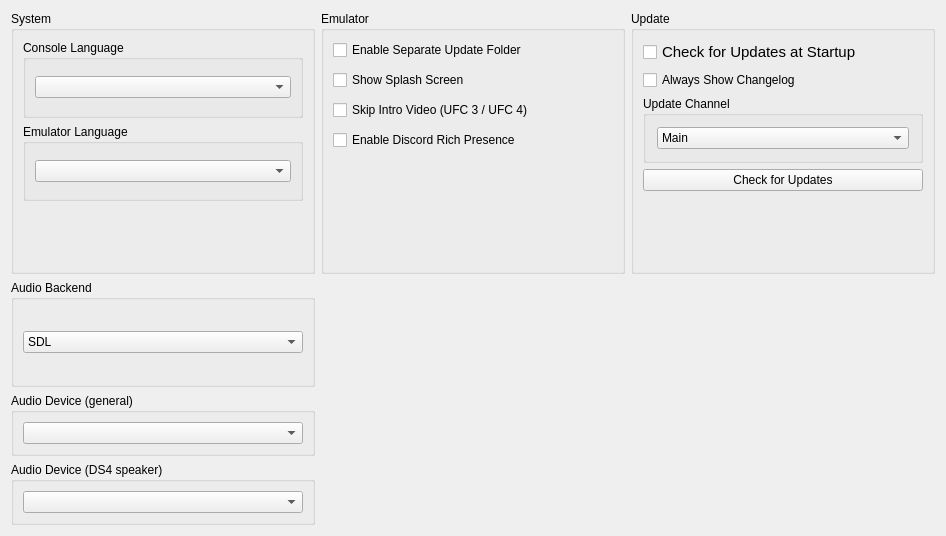
						<widget class="QWidget" name="generalTabContents">
							<property name="geometry">
								<rect>
									<x>0</x>
									<y>0</y>
									<width>946</width>
									<height>536</height>
								</rect>
							</property>
							<layout class="QVBoxLayout" name="generalTabVLayout" stretch="0">
								<item>
									<layout class="QGridLayout" name="gridLayout">
										<property name="bottomMargin">
											<number>0</number>
										</property>
										<property name="spacing">
											<number>6</number>
										</property>
										<item row="0" column="1">
											<layout class="QVBoxLayout" name="emulatorTabLayoutMiddle">
												<property name="leftMargin">
													<number>0</number>
												</property>
												<property name="rightMargin">
													<number>0</number>
												</property>
												<property name="bottomMargin">
													<number>0</number>
												</property>
												<item>
													<widget class="QGroupBox" name="emulatorSettingsGroupBox">
														<property name="sizePolicy">
															<sizepolicy hsizetype="Preferred" vsizetype="Preferred">
																<horstretch>0</horstretch>
																<verstretch>0</verstretch>
															</sizepolicy>
														</property>
														<property name="title">
															<string>Emulator</string>
														</property>
														<property name="flat">
															<bool>false</bool>
														</property>
														<property name="checkable">
															<bool>false</bool>
														</property>
														<layout class="QVBoxLayout" name="additionalSettingsVLayout" stretch="0,0,0,0,0,0">
															<property name="spacing">
																<number>6</number>
															</property>
															<property name="leftMargin">
																<number>9</number>
															</property>
															<property name="topMargin">
																<number>9</number>
															</property>
															<property name="rightMargin">
																<number>9</number>
															</property>
															<property name="bottomMargin">
																<number>9</number>
															</property>
															<item>
																<layout class="QVBoxLayout" name="emulatorverticalLayout">
																	<property name="spacing">
																		<number>10</number>
																	</property>
																	<item>
																		<widget class="QCheckBox" name="separateUpdatesCheckBox">
																			<property name="text">
																				<string>Enable Separate Update Folder</string>
																			</property>
																		</widget>
																	</item>
																	<item>
																		<widget class="QCheckBox" name="showSplashCheckBox">
																			<property name="text">
																				<string>Show Splash Screen</string>
																			</property>
																		</widget>
																	</item>
																	<item>
																		<widget class="QCheckBox" name="skipIntroVideoCheckBox">
																			<property name="text">
																				<string>Skip Intro Video (UFC 3 / UFC 4)</string>
																			</property>
																		</widget>
																	</item>
																	<item>
																		<widget class="QCheckBox" name="discordRPCCheckbox">
																			<property name="text">
																				<string>Enable Discord Rich Presence</string>
																			</property>
																		</widget>
																	</item>
																	<item>
																		<spacer name="verticalSpacer_9">
																			<property name="orientation">
																				<enum>Qt::Orientation::Vertical</enum>
																			</property>
																			<property name="sizeHint" stdset="0">
																				<size>
																					<width>20</width>
																					<height>40</height>
																				</size>
																			</property>
																		</spacer>
																	</item>
																</layout>
															</item>
															<item>
																<spacer name="verticalSpacer_8">
																	<property name="orientation">
																		<enum>Qt::Orientation::Vertical</enum>
																	</property>
																	<property name="sizeHint" stdset="0">
																		<size>
																			<width>20</width>
																			<height>40</height>
																		</size>
																	</property>
																</spacer>
															</item>
														</layout>
													</widget>
												</item>
											</layout>
										</item>
										<item row="0" column="0">
											<layout class="QVBoxLayout" name="systemTabLayoutLeft">
												<property name="spacing">
													<number>6</number>
												</property>
												<property name="bottomMargin">
													<number>0</number>
												</property>
												<item>
													<widget class="QGroupBox" name="SystemSettings">
														<property name="sizePolicy">
															<sizepolicy hsizetype="Preferred" vsizetype="Preferred">
																<horstretch>0</horstretch>
																<verstretch>0</verstretch>
															</sizepolicy>
														</property>
														<property name="sizeIncrement">
															<size>
																<width>0</width>
																<height>0</height>
															</size>
														</property>
														<property name="title">
															<string>System</string>
														</property>
														<layout class="QVBoxLayout" name="emuSettingsLayout">
															<property name="leftMargin">
																<number>9</number>
															</property>
															<property name="topMargin">
																<number>9</number>
															</property>
															<property name="rightMargin">
																<number>9</number>
															</property>
															<property name="bottomMargin">
																<number>70</number>
															</property>
															<item>
																<widget class="QGroupBox" name="consoleLanguageGroupBox">
																	<property name="title">
																		<string>Console Language</string>
																	</property>
																	<layout class="QVBoxLayout" name="settingsLayout">
																		<property name="leftMargin">
																			<number>9</number>
																		</property>
																		<property name="topMargin">
																			<number>9</number>
																		</property>
																		<property name="rightMargin">
																			<number>9</number>
																		</property>
																		<property name="bottomMargin">
																			<number>9</number>
																		</property>
																		<item>
																			<widget class="QComboBox" name="consoleLanguageComboBox"/>
																		</item>
																	</layout>
																</widget>
															</item>
															<item>
																<widget class="QGroupBox" name="emulatorLanguageGroupBox">
																	<property name="title">
																		<string>Emulator Language</string>
																	</property>
																	<layout class="QVBoxLayout" name="langSettingsLayout">
																		<property name="leftMargin">
																			<number>9</number>
																		</property>
																		<property name="topMargin">
																			<number>9</number>
																		</property>
																		<property name="rightMargin">
																			<number>9</number>
																		</property>
																		<property name="bottomMargin">
																			<number>9</number>
																		</property>
																		<item>
																			<widget class="QComboBox" name="emulatorLanguageComboBox"/>
																		</item>
																	</layout>
																</widget>
															</item>
														</layout>
													</widget>
												</item>
											</layout>
										</item>
										<item row="1" column="1">
											<spacer name="verticalSpacer_4">
												<property name="orientation">
													<enum>Qt::Orientation::Vertical</enum>
												</property>
												<property name="sizeHint" stdset="0">
													<size>
														<width>20</width>
														<height>40</height>
													</size>
												</property>
											</spacer>
										</item>
										<item row="1" column="0">
											<spacer name="verticalSpacer_3">
												<property name="orientation">
													<enum>Qt::Orientation::Vertical</enum>
												</property>
												<property name="sizeHint" stdset="0">
													<size>
														<width>20</width>
														<height>40</height>
													</size>
												</property>
											</spacer>
										</item>
										<item row="1" column="2">
											<spacer name="verticalSpacer_5">
												<property name="orientation">
													<enum>Qt::Orientation::Vertical</enum>
												</property>
												<property name="sizeHint" stdset="0">
													<size>
														<width>20</width>
														<height>40</height>
													</size>
												</property>
											</spacer>
										</item>
										<item row="0" column="2">
											<layout class="QVBoxLayout" name="updaterTabLayoutLeft">
												<property name="spacing">
													<number>6</number>
												</property>
												<property name="sizeConstraint">
													<enum>QLayout::SizeConstraint::SetDefaultConstraint</enum>
												</property>
												<property name="leftMargin">
													<number>0</number>
												</property>
												<property name="topMargin">
													<number>0</number>
												</property>
												<property name="rightMargin">
													<number>0</number>
												</property>
												<property name="bottomMargin">
													<number>0</number>
												</property>
												<item>
													<widget class="QGroupBox" name="updaterGroupBox">
														<property name="sizePolicy">
															<sizepolicy hsizetype="Preferred" vsizetype="MinimumExpanding">
																<horstretch>0</horstretch>
																<verstretch>0</verstretch>
															</sizepolicy>
														</property>
														<property name="minimumSize">
															<size>
																<width>0</width>
																<height>0</height>
															</size>
														</property>
														<property name="maximumSize">
															<size>
																<width>16777215</width>
																<height>16777215</height>
															</size>
														</property>
														<property name="title">
															<string>Update</string>
														</property>
														<layout class="QVBoxLayout" name="UpdateLayout" stretch="0,0,0,0">
															<property name="spacing">
																<number>6</number>
															</property>
															<property name="topMargin">
																<number>9</number>
															</property>
															<property name="rightMargin">
																<number>9</number>
															</property>
															<property name="bottomMargin">
																<number>80</number>
															</property>
															<item>
																<widget class="QCheckBox" name="updateCheckBox">
																	<property name="sizePolicy">
																		<sizepolicy hsizetype="Preferred" vsizetype="Fixed">
																			<horstretch>0</horstretch>
																			<verstretch>0</verstretch>
																		</sizepolicy>
																	</property>
																	<property name="font">
																		<font>
																			<pointsize>11</pointsize>
																			<bold>false</bold>
																		</font>
																	</property>
																	<property name="text">
																		<string>Check for Updates at Startup</string>
																	</property>
																</widget>
															</item>
															<item>
																<widget class="QCheckBox" name="changelogCheckBox">
																	<property name="text">
																		<string>Always Show Changelog</string>
																	</property>
																</widget>
															</item>
															<item>
																<widget class="QGroupBox" name="updaterComboBox">
																	<property name="sizePolicy">
																		<sizepolicy hsizetype="Preferred" vsizetype="Fixed">
																			<horstretch>0</horstretch>
																			<verstretch>0</verstretch>
																		</sizepolicy>
																	</property>
																	<property name="minimumSize">
																		<size>
																			<width>0</width>
																			<height>0</height>
																		</size>
																	</property>
																	<property name="maximumSize">
																		<size>
																			<width>16777215</width>
																			<height>16777215</height>
																		</size>
																	</property>
																	<property name="title">
																		<string>Update Channel</string>
																	</property>
																	<layout class="QVBoxLayout" name="UpdateChannelLayout">
																		<property name="spacing">
																			<number>7</number>
																		</property>
																		<property name="leftMargin">
																			<number>11</number>
																		</property>
																		<property name="topMargin">
																			<number>11</number>
																		</property>
																		<property name="rightMargin">
																			<number>11</number>
																		</property>
																		<property name="bottomMargin">
																			<number>11</number>
																		</property>
																		<item>
																			<widget class="QComboBox" name="updateComboBox">
																				<property name="sizePolicy">
																					<sizepolicy hsizetype="Preferred" vsizetype="Fixed">
																						<horstretch>0</horstretch>
																						<verstretch>0</verstretch>
																					</sizepolicy>
																				</property>
																				<item>
																					<property name="text">
																						<string>Main</string>
																					</property>
																				</item>
																				<item>
																					<property name="text">
																						<string>Beta</string>
																					</property>
																				</item>
																			</widget>

																		</item>
																	</layout>
																</widget>
															</item>
															<item>
																<widget class="QPushButton" name="checkUpdateButton">
																	<property name="sizePolicy">
																		<sizepolicy hsizetype="Minimum" vsizetype="Fixed">
																			<horstretch>0</horstretch>
																			<verstretch>0</verstretch>
																		</sizepolicy>
																	</property>
																	<property name="minimumSize">
																		<size>
																			<width>0</width>
																			<height>0</height>
																		</size>
																	</property>
																	<property name="maximumSize">
																		<size>
																			<width>16777215</width>
																			<height>16777215</height>
																		</size>
																	</property>
																	<property name="text">
																		<string>Check for Updates</string>
																	</property>
																</widget>
															</item>
														</layout>
													</widget>
												</item>
											</layout>
										</item>
										<item row="1" column="0">
											<widget class="QGroupBox" name="AudioBackendGroupBox">
												<property name="title">
													<string>Audio Backend</string>
												</property>
												<layout class="QVBoxLayout" name="verticalLayout_82">
													<property name="leftMargin">
														<number>9</number>
													</property>
													<property name="topMargin">
														<number>9</number>
													</property>
													<property name="rightMargin">
														<number>9</number>
													</property>
													<property name="bottomMargin">
														<number>9</number>
													</property>
													<item>
														<widget class="QComboBox" name="AudioBackendComboBox">
															<item>
																<property name="text">
																	<string>SDL</string>
																</property>
															</item>
															<item>
																<property name="text">
																	<string>OpenAL</string>
																</property>
															</item>
														</widget>
													</item>
												</layout>
											</widget>
										</item>
										<item row="2" column="0">
											<widget class="QGroupBox" name="GenAudioGroupBox">
												<property name="title">
													<string>Audio Device (general)</string>
												</property>
												<layout class="QVBoxLayout" name="verticalLayout_81">
													<property name="leftMargin">
														<number>9</number>
													</property>
													<property name="topMargin">
														<number>9</number>
													</property>
													<property name="rightMargin">
														<number>9</number>
													</property>
													<property name="bottomMargin">
														<number>9</number>
													</property>
													<item>
														<widget class="QComboBox" name="GenAudioComboBox"/>
													</item>
												</layout>
											</widget>
										</item>
										<item row="3" column="0">
											<widget class="QGroupBox" name="DsSpeakerGroupBox">
												<property name="title">
													<string>Audio Device (DS4 speaker)</string>
												</property>
												<layout class="QVBoxLayout" name="verticalLayout_9">
													<property name="leftMargin">
														<number>9</number>
													</property>
													<property name="topMargin">
														<number>9</number>
													</property>
													<property name="rightMargin">
														<number>9</number>
													</property>
													<property name="bottomMargin">
														<number>9</number>
													</property>
													<item>
														<widget class="QComboBox" name="DsAudioComboBox"/>
													</item>
												</layout>
											</widget>
										</item>
									</layout>
								</item>
							</layout>
						</widget>
